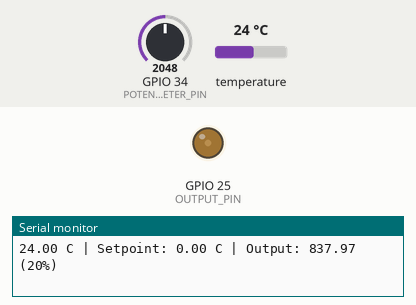
This sketch was run on a simulated ESP32. Parts: output pins drawn as LEDs (lit = HIGH), the last lines printed to the serial monitor. The inputs (shaded band) are chosen by the test bench; at power-on: temperature 24 °C, GPIO 34 (POTENTIOMETER_PIN) = 2048.

Above: at 2.5 s.
2.6 s: temperature set to 12 °C
At 2.6 s:
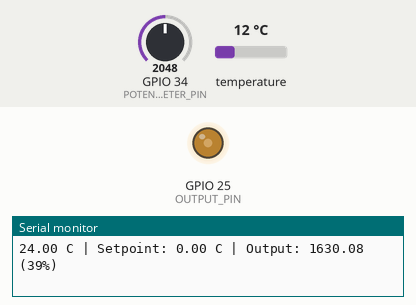
8.3 s: GPIO 34 (POTENTIOMETER_PIN) set to 2866
12.8 s: temperature set to 28 °C
At 13.7 s:
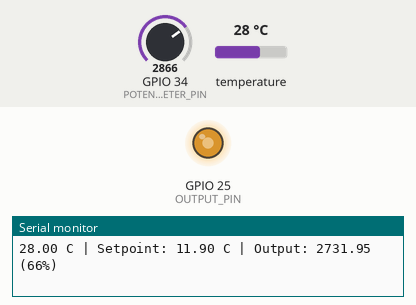
18.5 s: GPIO 34 (POTENTIOMETER_PIN) set to 3603
At 21.1 s:
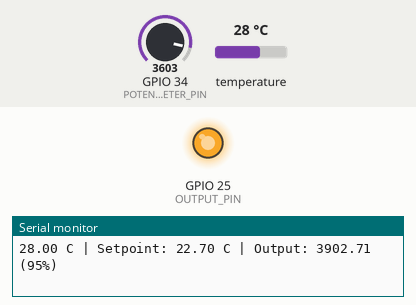
Timing chart, 0 to 25.2 s (numbered marks = the images above; inputs shaded):
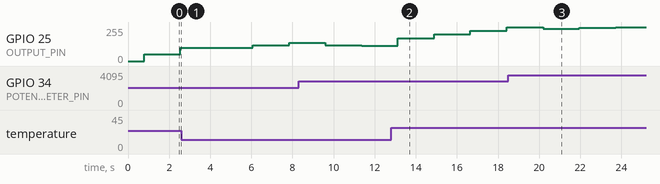

The sketch:

PID_ESP32_ANAOUT_POT_e.ino
```cpp
// (licence header left out)
#include <OneWire.h>
#include <DallasTemperature.h>

// Temperature sensor configuration
#define ONE_WIRE_BUS 5
OneWire oneWire(ONE_WIRE_BUS);
DallasTemperature sensors(&oneWire);
float temperature;

// Analog output DAC configuration
#define OUTPUT_PIN 25 // modify the pin according to the board used

// Potentiometer configuration
#define POTENTIOMETER_PIN 34 // modify the pin according to the board used

// PID configuration
double setpoint = 22.0;
double Kp = 30.0;
double Ki = 15.0;
double Kd = 5.0;
double outputMin = 0.0;
double outputMax = 4095.0;
double integralTerm, lastError;
unsigned long lastTime;

void setup() {
  Serial.begin(9600);

  // Initialize the temperature sensor
  sensors.begin();

  // Initialize the analog output DAC
  //dac_output_enable(OUTPUT_PIN);

  // Set the initial values for accumulated error and previous error
  integralTerm = 0;
  lastError = 0;

  // Initialize the last sampling time
  lastTime = millis();
}

// ...
// ...

void loop() {
  // Read the potentiometer value
  int potValue = analogRead(POTENTIOMETER_PIN);
  int mappedValue = map(potValue, 0, 4095, -300, 300); // Map the read value to the desired temperature range (-300 to +300 to get 0.1 steps)
  setpoint = (double) mappedValue / 10.0; // Convert the mapped value to degrees Celsius with 0.1 steps

  // Read temperature from the sensor
  sensors.requestTemperatures();
  temperature = sensors.getTempCByIndex(0);

  // Calculate the time elapsed since the last sampling
  unsigned long now = millis();
  double timeDelta = (double)(now - lastTime) / 1000.0;

  // Calculate the error
  double error = temperature - setpoint; // Invert the error sign for cooling

  // Add the error to the integral term
  integralTerm += error * Ki * timeDelta;

  // Limit the accumulated error within the range [outputMin, outputMax]
  integralTerm = constrain(integralTerm, outputMin, outputMax);

  // Calculate the derivative of the error
  double dError = (error - lastError) / timeDelta;

  // Calculate the PID output
  double output = Kp * error + integralTerm - Kd * dError;

  // Limit the PID output within the range [outputMin, outputMax]
  output = constrain(output, outputMin, outputMax);

  // Write the output to the DAC
  //dac_output_voltage(OUTPUT_PIN, output);
  analogWrite(OUTPUT_PIN, output / 4095.0 * 255);

  // Calculate the output value in percentage
  int outputPercentage = map(output, outputMin, outputMax, 0, 100);

  // Print values to Serial Monitor
  Serial.print(temperature);
  Serial.print(" C | Setpoint: ");
  Serial.print(setpoint);
  Serial.print(" C | Output: ");
  Serial.print(output);
  Serial.print(" (");
  Serial.print(outputPercentage);
  Serial.println("%)");

  // Update the previous error and last sampling time
  lastError = error;
  lastTime = now;

  delay(1000);
}
```

Measured:
- after the input at 12.8 s, GPIO 25 (OUTPUT_PIN): 116/255 → 170/255 after 0.33 s, → 199/255 1.8 s later, → 226/255 1.8 s later, → 252/255 1.8 s later
- after the input at 18.5 s, GPIO 25 (OUTPUT_PIN): 252/255 → 243/255 after 1.7 s, → 249/255 1.8 s later, → 255/255 1.8 s later
